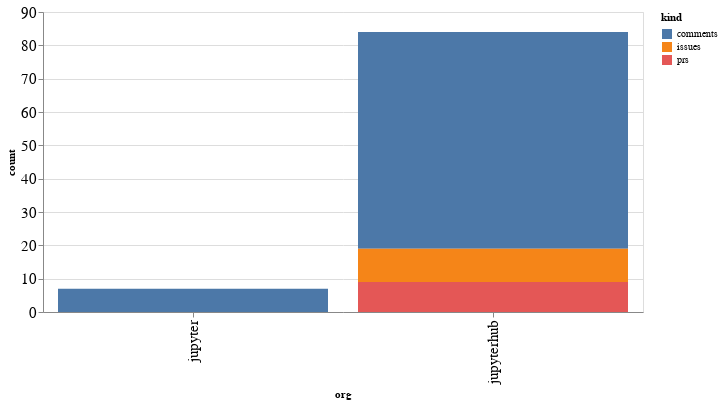

Source (notebook cell):
### Code cell
alt.Chart(org_summaries, width=600).mark_bar().encode(
    x='org',
    y='count',
    color='kind',
    tooltip="org"
)

### Figure 1 — Vega-Lite specification as saved in the notebook (floating-point values rounded to 4 significant figures)
{"config": {"axisLeft": {"labelFontSize": 15}, "axisBottom": {"labelFontSize": 15}}, "data": {"name": "data-6a45e495a6fc702951c1c495f6d0126e"}, "mark": "bar", "encoding": {"color": {"type": "nominal", "field": "kind"}, "tooltip": {"type": "nominal", "field": "org"}, "x": {"type": "nominal", "field": "org"}, "y": {"type": "quantitative", "field": "count"}}, "width": 600, "$schema": "https://vega.github.io/schema/vega-lite/v4.8.1.json", "datasets": {"data-6a45e495a6fc702951c1c495f6d0126e": [{"org": "jupyter", "kind": "comments", "count": 7}, {"org": "jupyterhub", "kind": "comments", "count": 65}, {"org": "jupyterhub", "kind": "issues", "count": 10}, {"org": "jupyterhub", "kind": "prs", "count": 9}]}}
